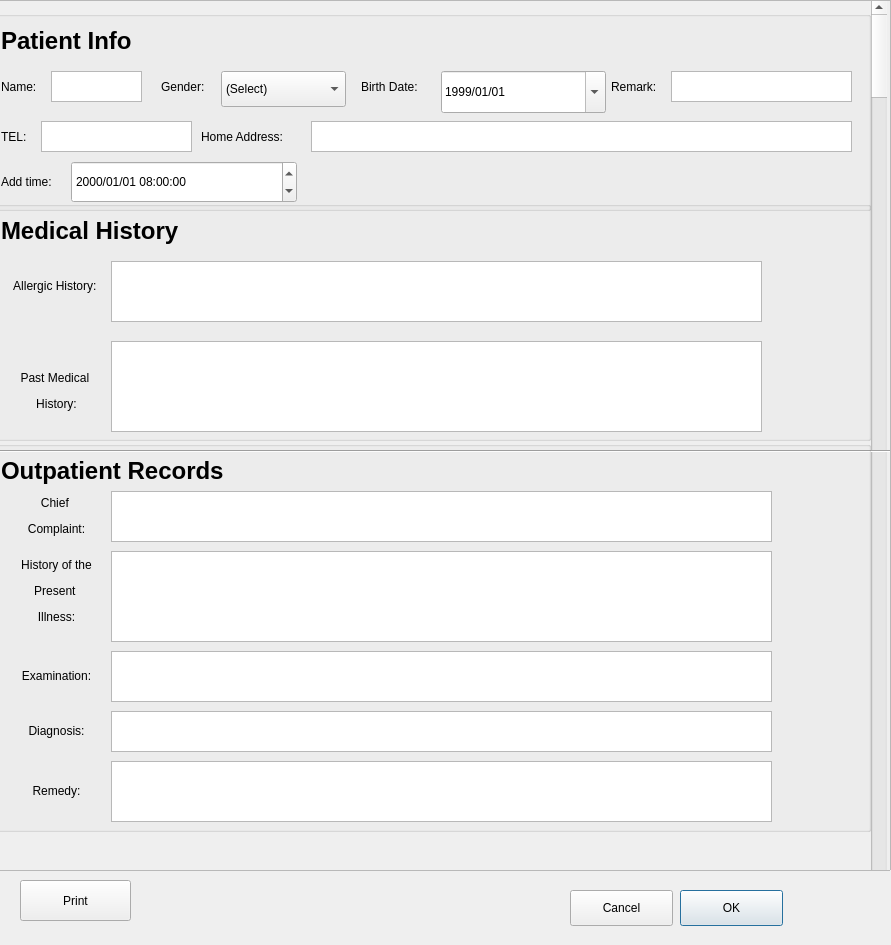
<?xml version="1.0" encoding="UTF-8"?>
<ui version="4.0">
 <class>AddNewPatientWindow</class>
 <widget class="QDialog" name="AddNewPatientWindow">
  <property name="geometry">
   <rect>
    <x>0</x>
    <y>0</y>
    <width>891</width>
    <height>945</height>
   </rect>
  </property>
  <property name="windowTitle">
   <string>AddNewPatientWindow</string>
  </property>
  <property name="windowIcon">
   <iconset theme="camera-web">
    <normaloff>.</normaloff>.</iconset>
  </property>
  <widget class="QScrollArea" name="scrollArea">
   <property name="geometry">
    <rect>
     <x>-10</x>
     <y>0</y>
     <width>901</width>
     <height>871</height>
    </rect>
   </property>
   <property name="widgetResizable">
    <bool>true</bool>
   </property>
   <widget class="QWidget" name="scrollAreaWidgetContents">
    <property name="geometry">
     <rect>
      <x>0</x>
      <y>0</y>
      <width>897</width>
      <height>867</height>
     </rect>
    </property>
    <widget class="QGroupBox" name="groupBox">
     <property name="geometry">
      <rect>
       <x>0</x>
       <y>10</y>
       <width>880</width>
       <height>200</height>
      </rect>
     </property>
     <property name="title">
      <string/>
     </property>
     <widget class="QTextEdit" name="name_textEdit">
      <property name="geometry">
       <rect>
        <x>60</x>
        <y>60</y>
        <width>91</width>
        <height>31</height>
       </rect>
      </property>
      <property name="styleSheet">
       <string notr="true"/>
      </property>
     </widget>
     <widget class="QLabel" name="tel_label">
      <property name="geometry">
       <rect>
        <x>10</x>
        <y>110</y>
        <width>51</width>
        <height>31</height>
       </rect>
      </property>
      <property name="text">
       <string>TEL:</string>
      </property>
     </widget>
     <widget class="QLabel" name="birthdata_label">
      <property name="geometry">
       <rect>
        <x>370</x>
        <y>60</y>
        <width>71</width>
        <height>31</height>
       </rect>
      </property>
      <property name="text">
       <string>Birth Date:</string>
      </property>
     </widget>
     <widget class="QTextEdit" name="remark_textEdit">
      <property name="geometry">
       <rect>
        <x>680</x>
        <y>60</y>
        <width>181</width>
        <height>31</height>
       </rect>
      </property>
      <property name="styleSheet">
       <string notr="true"/>
      </property>
     </widget>
     <widget class="QLabel" name="address_label">
      <property name="geometry">
       <rect>
        <x>210</x>
        <y>110</y>
        <width>111</width>
        <height>31</height>
       </rect>
      </property>
      <property name="text">
       <string>Home Address:</string>
      </property>
     </widget>
     <widget class="QDateEdit" name="birth_dateEdit">
      <property name="geometry">
       <rect>
        <x>450</x>
        <y>60</y>
        <width>165</width>
        <height>42</height>
       </rect>
      </property>
      <property name="styleSheet">
       <string notr="true"/>
      </property>
      <property name="locale">
       <locale language="Chinese" country="China"/>
      </property>
      <property name="displayFormat">
       <string>yyyy/MM/dd</string>
      </property>
      <property name="calendarPopup">
       <bool>true</bool>
      </property>
      <property name="currentSectionIndex">
       <number>0</number>
      </property>
      <property name="timeSpec">
       <enum>Qt::LocalTime</enum>
      </property>
      <property name="date">
       <date>
        <year>1999</year>
        <month>1</month>
        <day>1</day>
       </date>
      </property>
     </widget>
     <widget class="QLabel" name="remark_label">
      <property name="geometry">
       <rect>
        <x>620</x>
        <y>60</y>
        <width>61</width>
        <height>31</height>
       </rect>
      </property>
      <property name="text">
       <string>Remark:</string>
      </property>
     </widget>
     <widget class="QTextEdit" name="tel_textEdit">
      <property name="geometry">
       <rect>
        <x>50</x>
        <y>110</y>
        <width>151</width>
        <height>31</height>
       </rect>
      </property>
      <property name="styleSheet">
       <string notr="true"/>
      </property>
      <property name="html">
       <string>&lt;!DOCTYPE HTML PUBLIC &quot;-//W3C//DTD HTML 4.0//EN&quot; &quot;http://www.w3.org/TR/REC-html40/strict.dtd&quot;&gt;
&lt;html&gt;&lt;head&gt;&lt;meta name=&quot;qrichtext&quot; content=&quot;1&quot; /&gt;&lt;meta charset=&quot;utf-8&quot; /&gt;&lt;style type=&quot;text/css&quot;&gt;
p, li { white-space: pre-wrap; }
hr { height: 1px; border-width: 0; }
li.unchecked::marker { content: &quot;\2610&quot;; }
li.checked::marker { content: &quot;\2612&quot;; }
&lt;/style&gt;&lt;/head&gt;&lt;body style=&quot; font-family:'Cantarell'; font-size:11pt; font-weight:400; font-style:normal;&quot;&gt;
&lt;p style=&quot;-qt-paragraph-type:empty; margin-top:0px; margin-bottom:0px; margin-left:0px; margin-right:0px; -qt-block-indent:0; text-indent:0px;&quot;&gt;&lt;br /&gt;&lt;/p&gt;&lt;/body&gt;&lt;/html&gt;</string>
      </property>
     </widget>
     <widget class="QLabel" name="gender_label">
      <property name="geometry">
       <rect>
        <x>170</x>
        <y>60</y>
        <width>71</width>
        <height>31</height>
       </rect>
      </property>
      <property name="text">
       <string>Gender:</string>
      </property>
     </widget>
     <widget class="QLabel" name="name_label">
      <property name="geometry">
       <rect>
        <x>10</x>
        <y>60</y>
        <width>51</width>
        <height>31</height>
       </rect>
      </property>
      <property name="text">
       <string>Name:</string>
      </property>
     </widget>
     <widget class="QTextEdit" name="address_textEdit">
      <property name="geometry">
       <rect>
        <x>320</x>
        <y>110</y>
        <width>541</width>
        <height>31</height>
       </rect>
      </property>
      <property name="styleSheet">
       <string notr="true"/>
      </property>
     </widget>
     <widget class="QComboBox" name="gender_comboBox">
      <property name="geometry">
       <rect>
        <x>230</x>
        <y>60</y>
        <width>125</width>
        <height>36</height>
       </rect>
      </property>
      <property name="styleSheet">
       <string notr="true"/>
      </property>
      <item>
       <property name="text">
        <string>(Select)</string>
       </property>
      </item>
      <item>
       <property name="text">
        <string>Male</string>
       </property>
      </item>
      <item>
       <property name="text">
        <string>Female</string>
       </property>
      </item>
     </widget>
     <widget class="QLabel" name="label">
      <property name="geometry">
       <rect>
        <x>10</x>
        <y>10</y>
        <width>151</width>
        <height>41</height>
       </rect>
      </property>
      <property name="text">
       <string>&lt;html&gt;&lt;head/&gt;&lt;body&gt;&lt;p&gt;&lt;span style=&quot; font-size:18pt; font-weight:700;&quot;&gt;Patient Info&lt;/span&gt;&lt;/p&gt;&lt;/body&gt;&lt;/html&gt;</string>
      </property>
     </widget>
     <widget class="QLabel" name="add_time_label">
      <property name="geometry">
       <rect>
        <x>10</x>
        <y>150</y>
        <width>71</width>
        <height>41</height>
       </rect>
      </property>
      <property name="text">
       <string>Add time:</string>
      </property>
     </widget>
     <widget class="QDateTimeEdit" name="add_dateTimeEdit">
      <property name="geometry">
       <rect>
        <x>80</x>
        <y>150</y>
        <width>226</width>
        <height>42</height>
       </rect>
      </property>
      <property name="locale">
       <locale language="Chinese" country="China"/>
      </property>
      <property name="buttonSymbols">
       <enum>QAbstractSpinBox::UpDownArrows</enum>
      </property>
      <property name="dateTime">
       <datetime>
        <hour>8</hour>
        <minute>0</minute>
        <second>0</second>
        <year>2000</year>
        <month>1</month>
        <day>1</day>
       </datetime>
      </property>
      <property name="displayFormat">
       <string>yyyy/MM/dd HH:mm:ss </string>
      </property>
      <property name="calendarPopup">
       <bool>false</bool>
      </property>
      <property name="timeSpec">
       <enum>Qt::LocalTime</enum>
      </property>
     </widget>
    </widget>
    <widget class="QGroupBox" name="groupBox_2">
     <property name="geometry">
      <rect>
       <x>0</x>
       <y>200</y>
       <width>880</width>
       <height>240</height>
      </rect>
     </property>
     <property name="title">
      <string/>
     </property>
     <widget class="QLabel" name="medical_history_label">
      <property name="geometry">
       <rect>
        <x>10</x>
        <y>10</y>
        <width>211</width>
        <height>41</height>
       </rect>
      </property>
      <property name="text">
       <string>&lt;html&gt;&lt;head/&gt;&lt;body&gt;&lt;p&gt;&lt;span style=&quot; font-size:18pt; font-weight:700;&quot;&gt;Medical History&lt;/span&gt;&lt;/p&gt;&lt;/body&gt;&lt;/html&gt;</string>
      </property>
     </widget>
     <widget class="QLabel" name="allergic_history_label">
      <property name="geometry">
       <rect>
        <x>10</x>
        <y>60</y>
        <width>111</width>
        <height>51</height>
       </rect>
      </property>
      <property name="text">
       <string>&lt;html&gt;&lt;head/&gt;&lt;body&gt;&lt;p align=&quot;center&quot;&gt;Allergic History: &lt;/p&gt;&lt;/body&gt;&lt;/html&gt;</string>
      </property>
     </widget>
     <widget class="QTextEdit" name="allergic_history_textEdit">
      <property name="geometry">
       <rect>
        <x>120</x>
        <y>60</y>
        <width>651</width>
        <height>61</height>
       </rect>
      </property>
      <property name="styleSheet">
       <string notr="true"/>
      </property>
     </widget>
     <widget class="QLabel" name="past_medical_history_label">
      <property name="geometry">
       <rect>
        <x>10</x>
        <y>150</y>
        <width>111</width>
        <height>81</height>
       </rect>
      </property>
      <property name="text">
       <string>&lt;html&gt;&lt;head/&gt;&lt;body&gt;&lt;p align=&quot;center&quot;&gt;Past Medical &lt;/p&gt;&lt;p align=&quot;center&quot;&gt;History:&lt;/p&gt;&lt;/body&gt;&lt;/html&gt;</string>
      </property>
     </widget>
     <widget class="QTextEdit" name="past_medical_history_textEdit">
      <property name="geometry">
       <rect>
        <x>120</x>
        <y>140</y>
        <width>651</width>
        <height>91</height>
       </rect>
      </property>
      <property name="styleSheet">
       <string notr="true"/>
      </property>
     </widget>
    </widget>
    <widget class="QScrollBar" name="verticalScrollBar">
     <property name="geometry">
      <rect>
       <x>880</x>
       <y>0</y>
       <width>16</width>
       <height>931</height>
      </rect>
     </property>
     <property name="orientation">
      <enum>Qt::Vertical</enum>
     </property>
    </widget>
    <widget class="Line" name="line_2">
     <property name="geometry">
      <rect>
       <x>-60</x>
       <y>440</y>
       <width>1026</width>
       <height>20</height>
      </rect>
     </property>
     <property name="orientation">
      <enum>Qt::Horizontal</enum>
     </property>
    </widget>
    <widget class="QGroupBox" name="groupBox_3">
     <property name="geometry">
      <rect>
       <x>0</x>
       <y>440</y>
       <width>880</width>
       <height>391</height>
      </rect>
     </property>
     <property name="title">
      <string/>
     </property>
     <widget class="QLabel" name="outpatient_records_label">
      <property name="geometry">
       <rect>
        <x>10</x>
        <y>10</y>
        <width>251</width>
        <height>41</height>
       </rect>
      </property>
      <property name="text">
       <string>&lt;html&gt;&lt;head/&gt;&lt;body&gt;&lt;p&gt;&lt;span style=&quot; font-size:18pt; font-weight:700;&quot;&gt;Outpatient Records&lt;/span&gt;&lt;/p&gt;&lt;/body&gt;&lt;/html&gt;</string>
      </property>
     </widget>
     <widget class="QLabel" name="chief_complaint_label">
      <property name="geometry">
       <rect>
        <x>10</x>
        <y>50</y>
        <width>111</width>
        <height>51</height>
       </rect>
      </property>
      <property name="text">
       <string>&lt;html&gt;&lt;head/&gt;&lt;body&gt;&lt;p align=&quot;center&quot;&gt;Chief &lt;/p&gt;&lt;p align=&quot;center&quot;&gt;Complaint:&lt;/p&gt;&lt;/body&gt;&lt;/html&gt;</string>
      </property>
     </widget>
     <widget class="QTextEdit" name="chief_complaint_textEdit">
      <property name="geometry">
       <rect>
        <x>120</x>
        <y>50</y>
        <width>661</width>
        <height>51</height>
       </rect>
      </property>
      <property name="styleSheet">
       <string notr="true"/>
      </property>
     </widget>
     <widget class="QLabel" name="history_of_the_present_illness_label">
      <property name="geometry">
       <rect>
        <x>10</x>
        <y>110</y>
        <width>111</width>
        <height>81</height>
       </rect>
      </property>
      <property name="text">
       <string>&lt;html&gt;&lt;head/&gt;&lt;body&gt;&lt;p align=&quot;center&quot;&gt;History of the&lt;/p&gt;&lt;p align=&quot;center&quot;&gt; Present &lt;/p&gt;&lt;p align=&quot;center&quot;&gt;Illness:&lt;/p&gt;&lt;/body&gt;&lt;/html&gt;</string>
      </property>
     </widget>
     <widget class="QTextEdit" name="history_of_the_present_illness_textEdit">
      <property name="geometry">
       <rect>
        <x>120</x>
        <y>110</y>
        <width>661</width>
        <height>91</height>
       </rect>
      </property>
      <property name="styleSheet">
       <string notr="true"/>
      </property>
     </widget>
     <widget class="QLabel" name="examinination_label">
      <property name="geometry">
       <rect>
        <x>10</x>
        <y>210</y>
        <width>111</width>
        <height>51</height>
       </rect>
      </property>
      <property name="text">
       <string>&lt;html&gt;&lt;head/&gt;&lt;body&gt;&lt;p align=&quot;center&quot;&gt;Examination:&lt;/p&gt;&lt;/body&gt;&lt;/html&gt;</string>
      </property>
     </widget>
     <widget class="QLabel" name="diagnosis_label">
      <property name="geometry">
       <rect>
        <x>10</x>
        <y>270</y>
        <width>111</width>
        <height>41</height>
       </rect>
      </property>
      <property name="text">
       <string>&lt;html&gt;&lt;head/&gt;&lt;body&gt;&lt;p align=&quot;center&quot;&gt;Diagnosis:&lt;/p&gt;&lt;/body&gt;&lt;/html&gt;</string>
      </property>
     </widget>
     <widget class="QTextEdit" name="examinination_textEdit">
      <property name="geometry">
       <rect>
        <x>120</x>
        <y>210</y>
        <width>661</width>
        <height>51</height>
       </rect>
      </property>
      <property name="styleSheet">
       <string notr="true"/>
      </property>
     </widget>
     <widget class="QTextEdit" name="diagnosis_textEdit">
      <property name="geometry">
       <rect>
        <x>120</x>
        <y>270</y>
        <width>661</width>
        <height>41</height>
       </rect>
      </property>
      <property name="styleSheet">
       <string notr="true"/>
      </property>
     </widget>
     <widget class="QLabel" name="remedy_label">
      <property name="geometry">
       <rect>
        <x>10</x>
        <y>320</y>
        <width>111</width>
        <height>61</height>
       </rect>
      </property>
      <property name="text">
       <string>&lt;html&gt;&lt;head/&gt;&lt;body&gt;&lt;p align=&quot;center&quot;&gt;Remedy:&lt;/p&gt;&lt;/body&gt;&lt;/html&gt;</string>
      </property>
     </widget>
     <widget class="QTextEdit" name="remedy_textEdit">
      <property name="geometry">
       <rect>
        <x>120</x>
        <y>320</y>
        <width>661</width>
        <height>61</height>
       </rect>
      </property>
      <property name="styleSheet">
       <string notr="true"/>
      </property>
     </widget>
    </widget>
    <zorder>groupBox_2</zorder>
    <zorder>verticalScrollBar</zorder>
    <zorder>line_2</zorder>
    <zorder>groupBox</zorder>
    <zorder>groupBox_3</zorder>
   </widget>
  </widget>
  <widget class="QPushButton" name="ok_pushButton">
   <property name="geometry">
    <rect>
     <x>680</x>
     <y>890</y>
     <width>103</width>
     <height>36</height>
    </rect>
   </property>
   <property name="text">
    <string>OK</string>
   </property>
  </widget>
  <widget class="QPushButton" name="print_pushButton">
   <property name="geometry">
    <rect>
     <x>20</x>
     <y>880</y>
     <width>111</width>
     <height>41</height>
    </rect>
   </property>
   <property name="text">
    <string>Print</string>
   </property>
  </widget>
  <widget class="QPushButton" name="cancel_pushButton">
   <property name="geometry">
    <rect>
     <x>570</x>
     <y>890</y>
     <width>103</width>
     <height>36</height>
    </rect>
   </property>
   <property name="text">
    <string>Cancel</string>
   </property>
  </widget>
 </widget>
 <resources/>
 <connections/>
</ui>
